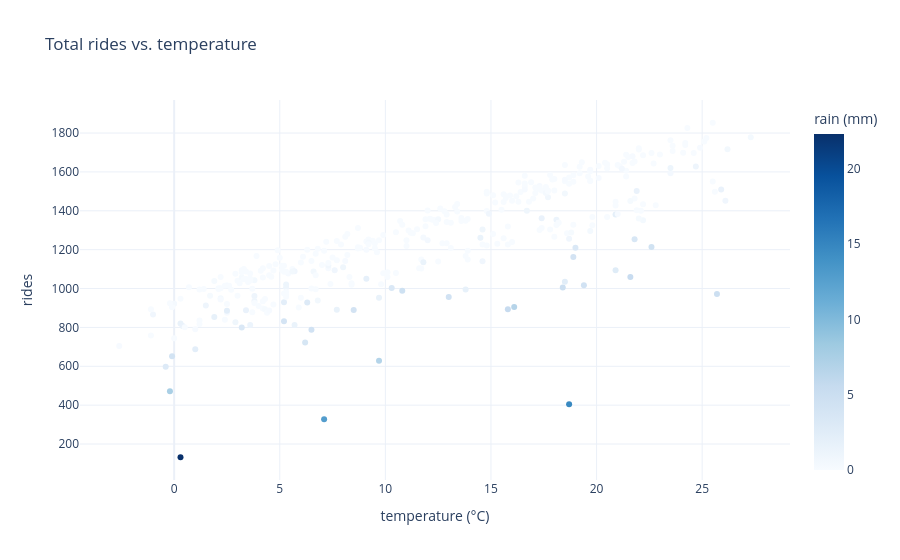

Here is the notebook cell this chart was saved with:
### Markdown cell above
### 🟡 Cell 7 → 8 · `code` · modified

**Changed:** source, outputs · 90% similar

```diff
 daily = df.groupby("date", as_index=False).agg(
     rides=("rides", "sum"), temp_c=("temp_c", "first"), rain_mm=("rain_mm", "first"))
-fig = px.scatter(daily, x="temp_c", y="rides", color="rain_mm", color_continuous_scale="Blues",
+fig = px.scatter(daily, x="temp_c", y="rides", color="rain_mm", color_continuous_scale=px.colors.sequential.Tealgrn,
+                 marginal_x="histogram", marginal_y="box",
                  title="Total rides vs. temperature",
                  labels={"temp_c": "temperature (°C)", "rain_mm": "rain (mm)"})
 fig.show()
```

**Outputs:** 1 modified

- 🟡 output 1 `display_data` modified

`application/vnd.plotly.v1+json`:

```diff
@@ -11,15 +11,74 @@
 data[0].xaxis: "x"
 data[0].y: 365 values, min 132, max 1853, mean 1233.13  #17ae4f83
 data[0].yaxis: "y"
+data[1]: histogram
+data[1].bingroup: "x"
+data[1].hovertemplate: "temperature (°C)=%{x}<br>count=%{y}<extra></extra>"
+data[1].legendgroup: ""
+data[1].marker.color: "rgb(176, 242, 188)"
+data[1].opacity: 0.5
+data[1].showlegend: false
+data[1].x: 365 values, min -2.6, max 27.3, mean 11.9775  #cdfe0992
+data[1].xaxis: "x3"
+data[1].yaxis: "y3"
+data[2]: box
+data[2].hovertemplate: "rides=%{y}<extra></extra>"
+data[2].legendgroup: ""
+data[2].marker.color: "rgb(176, 242, 188)"
+data[2].marker.symbol: "circle"
+data[2].notched: true
+data[2].showlegend: false
+data[2].xaxis: "x2"
+data[2].y: 365 values, min 132, max 1853, mean 1233.13  #17ae4f83
+data[2].yaxis: "y2"
+layout.barmode: "overlay"
 layout.coloraxis.autocolorscale: false
 layout.coloraxis.colorbar.title.text: "rain (mm)"
-layout.coloraxis.colorscale: 9 stops, "rgb(247,251,255)" … "rgb(8,48,107)"  #a1eedbf9
+layout.coloraxis.colorscale: 7 stops, "rgb(176, 242, 188)" … "rgb(37, 125, 152)"  #b380c539
 layout.legend.tracegroupgap: 0
 layout.template: 173 settings  #f7a7df17
 layout.title.text: "Total rides vs. temperature"
 layout.xaxis.anchor: "y"
-layout.xaxis.domain: [0, 1]
+layout.xaxis.domain: [0, 0.7363]
 layout.xaxis.title.text: "temperature (°C)"
+layout.xaxis2.anchor: "y2"
+layout.xaxis2.domain: [0.7413, 1]
+layout.xaxis2.matches: "x2"
+layout.xaxis2.showgrid: false
+layout.xaxis2.showline: false
+layout.xaxis2.showticklabels: false
+layout.xaxis2.ticks: ""
+layout.xaxis3.anchor: "y3"
+layout.xaxis3.domain: [0, 0.7363]
+layout.xaxis3.matches: "x"
+layout.xaxis3.showgrid: true
+layout.xaxis3.showticklabels: false
+layout.xaxis4.anchor: "y4"
+layout.xaxis4.domain: [0.7413, 1]
+layout.xaxis4.matches: "x2"
+layout.xaxis4.showgrid: false
+layout.xaxis4.showline: false
+layout.xaxis4.showticklabels: false
+layout.xaxis4.ticks: ""
 layout.yaxis.anchor: "x"
-layout.yaxis.domain: [0, 1]
+layout.yaxis.domain: [0, 0.7326]
 layout.yaxis.title.text: "rides"
+layout.yaxis2.anchor: "x2"
+layout.yaxis2.domain: [0, 0.7326]
+layout.yaxis2.matches: "y"
+layout.yaxis2.showgrid: true
+layout.yaxis2.showticklabels: false
+layout.yaxis3.anchor: "x3"
+layout.yaxis3.domain: [0.7426, 1]
+layout.yaxis3.matches: "y3"
+layout.yaxis3.showgrid: true
+layout.yaxis3.showline: false
+layout.yaxis3.showticklabels: false
+layout.yaxis3.ticks: ""
+layout.yaxis4.anchor: "x4"
+layout.yaxis4.domain: [0.7426, 1]
+layout.yaxis4.matches: "y3"
+layout.yaxis4.showgrid: true
+layout.yaxis4.showline: false
+layout.yaxis4.showticklabels: false
+layout.yaxis4.ticks: ""
```

### Code cell
daily = df.groupby("date", as_index=False).agg(
    rides=("rides", "sum"), temp_c=("temp_c", "first"), rain_mm=("rain_mm", "first"))
fig = px.scatter(daily, x="temp_c", y="rides", color="rain_mm", color_continuous_scale="Blues",
                 title="Total rides vs. temperature",
                 labels={"temp_c": "temperature (°C)", "rain_mm": "rain (mm)"})
fig.show()

### Figure 1 — Plotly figure (JSON) as saved in the notebook; plotly's stock layout.template omitted (floating-point values rounded to 4 significant figures; data arrays with more than 128 entries replaced by an {"elided": "..."} marker saying what was removed)
{"data": [{"hovertemplate": "temperature (°C)=%{x}<br>rides=%{y}<br>rain (mm)=%{marker.color}<extra></extra>", "legendgroup": "", "marker": {"color": {"elided": "365 float values"}, "coloraxis": "coloraxis", "symbol": "circle"}, "mode": "markers", "name": "", "orientation": "v", "showlegend": false, "type": "scatter", "x": {"elided": "365 float values"}, "xaxis": "x", "y": {"elided": "365 int values"}, "yaxis": "y"}], "layout": {"coloraxis": {"autocolorscale": false, "colorbar": {"title": {"text": "rain (mm)"}}, "colorscale": [[0.0, "rgb(247,251,255)"], [0.125, "rgb(222,235,247)"], [0.25, "rgb(198,219,239)"], [0.375, "rgb(158,202,225)"], [0.5, "rgb(107,174,214)"], [0.625, "rgb(66,146,198)"], [0.75, "rgb(33,113,181)"], [0.875, "rgb(8,81,156)"], [1.0, "rgb(8,48,107)"]]}, "legend": {"tracegroupgap": 0}, "title": {"text": "Total rides vs. temperature"}, "xaxis": {"anchor": "y", "domain": [0.0, 1.0], "title": {"text": "temperature (°C)"}}, "yaxis": {"anchor": "x", "domain": [0.0, 1.0], "title": {"text": "rides"}}}}
